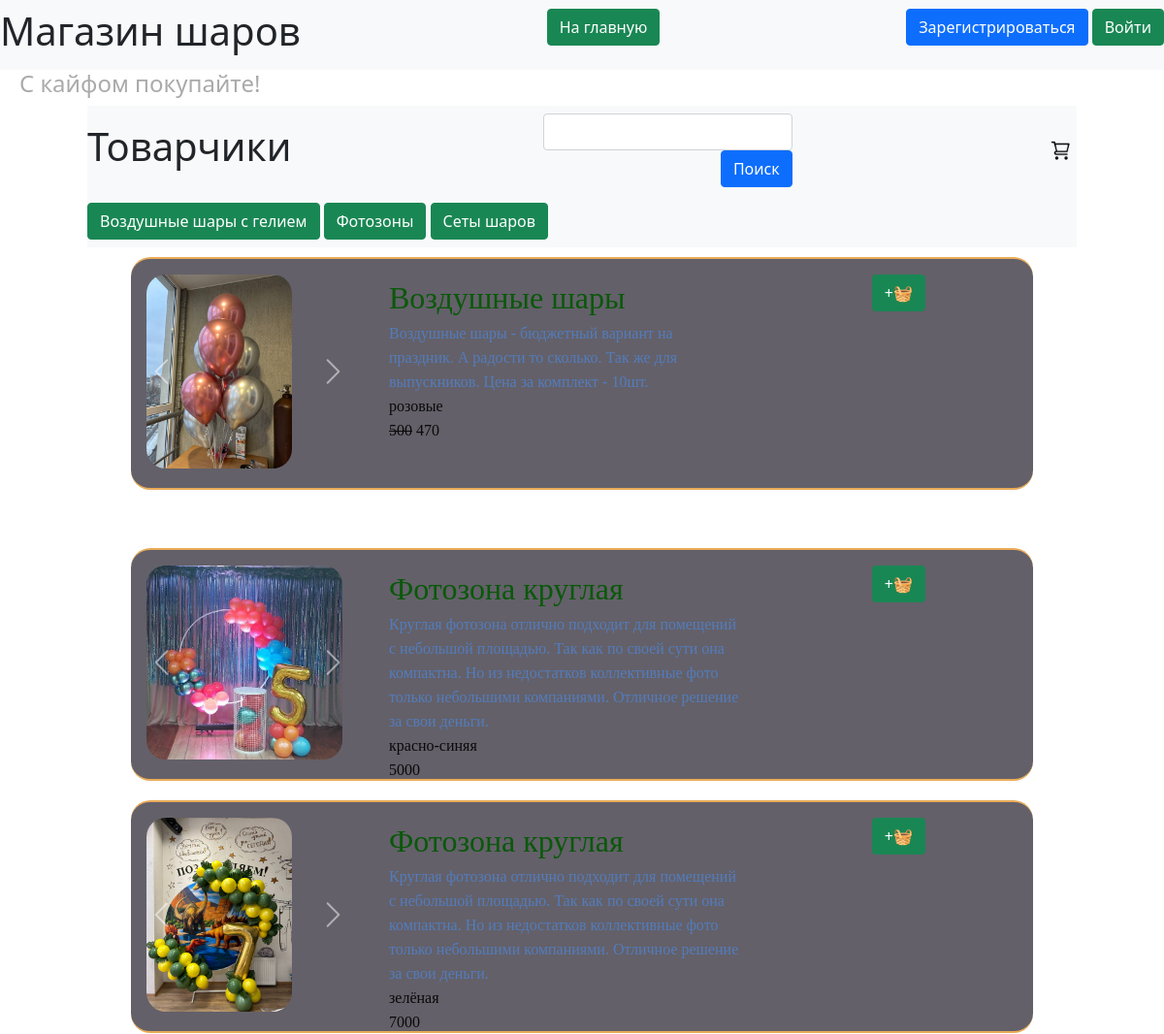
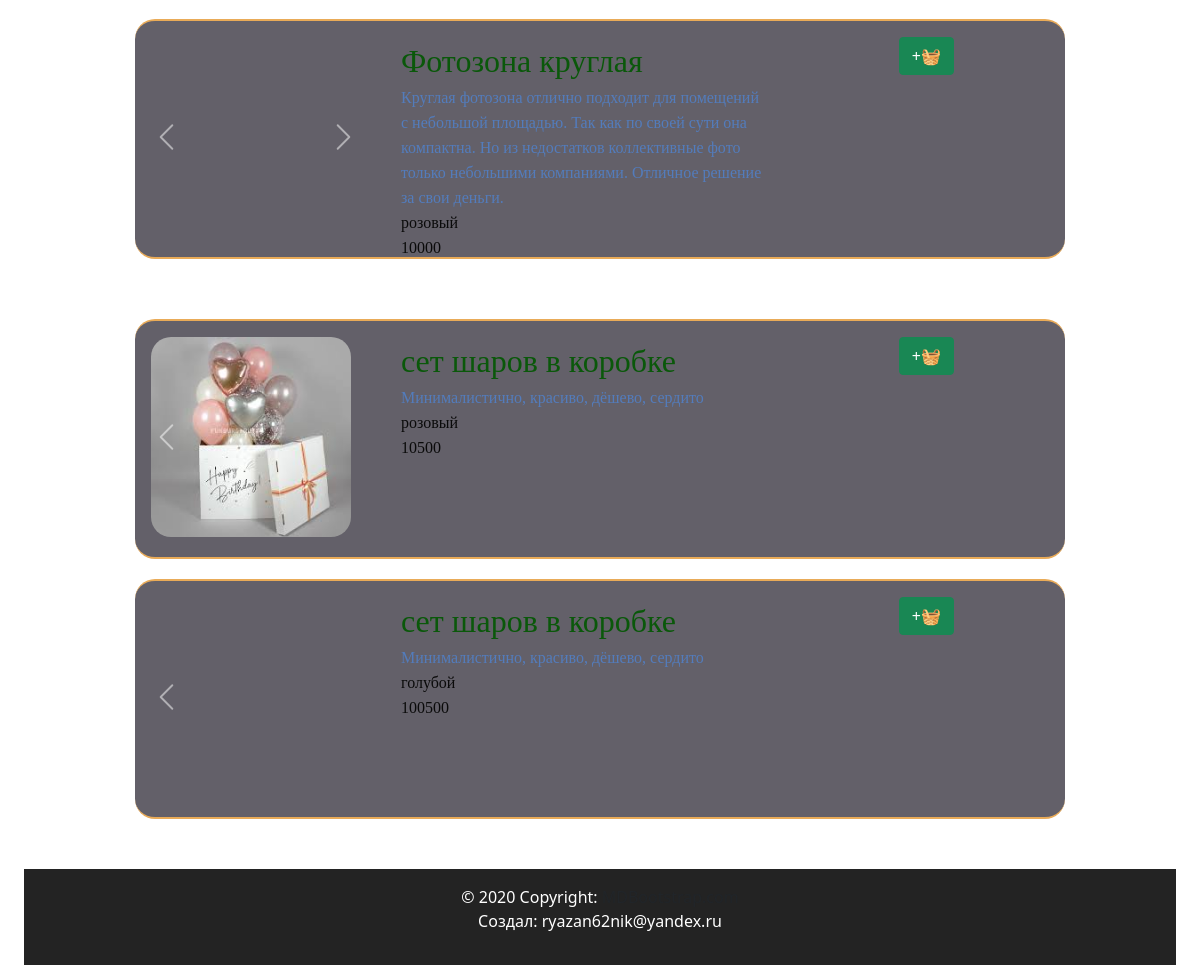
/index, run on the app's committed database (2 pictures, top to bottom).
### data/types.py (models this page shows, shortened)
class Types(SqlAlchemyBase):
    __tablename__ = 'types'
    id = sqlalchemy.Column(sqlalchemy.Integer,
                           primary_key=True, autoincrement=True)
    title = sqlalchemy.Column(sqlalchemy.String, nullable=True)
    products = orm.relationship("ProductGroup", back_populates='type_relation')

### data/products.py (models this page shows, shortened)
class Products(SqlAlchemyBase, SerializerMixin):
    __tablename__ = 'products'
    id = sqlalchemy.Column(sqlalchemy.Integer,
                           primary_key=True, autoincrement=True)
    color = sqlalchemy.Column(sqlalchemy.String, nullable=True)
    sale = sqlalchemy.Column(sqlalchemy.Integer, nullable=True)
    cost = sqlalchemy.Column(sqlalchemy.Integer)
    remains = sqlalchemy.Column(sqlalchemy.Integer, nullable=True)
    img = sqlalchemy.Column(sqlalchemy.String, default='0_0_0_none.jpg')
    product_group_id = sqlalchemy.Column(sqlalchemy.Integer, sqlalchemy.ForeignKey("product_group.id"))
    product_group = orm.relationship('ProductGroup')
    def get_img(self):
        return self.img.split(', ')
    def get_price(self):
        if self.sale == 0:
            return str(self.cost)
        return f'<del>{self.cost}</del> {self.cost - self.sale}'

### data/products_group.py (models this page shows, shortened)
class ProductGroup(SqlAlchemyBase, SerializerMixin):
    __tablename__ = 'product_group'
    id = sqlalchemy.Column(sqlalchemy.Integer,
                           primary_key=True, autoincrement=True)
    title = sqlalchemy.Column(sqlalchemy.String, nullable=True)
    description = sqlalchemy.Column(sqlalchemy.String, nullable=True)
    type = sqlalchemy.Column(sqlalchemy.Integer, sqlalchemy.ForeignKey("types.id"))
    type_relation = orm.relationship('Types')
    products = orm.relationship("Products", back_populates='product_group')
    comments = orm.relationship("Comments", back_populates='product_group')

### server.py (the view)
@app.route("/", methods=['GET'])
@app.route("/index", methods=['GET'])
def index_get():
    db_sess = db_session.create_session()
    types = db_sess.query(Types).all()
    return render_template('pages/index.html', types=types, view='nocube')

### data/db_session.py (called while the page is built)
def create_session() -> Session:
    global __factory
    return __factory()

### templates/pages/index.html (shortened to what this page needs)
{% extends "base.html" %}
{% block content %}
<nav class="navbar navbar-light bg-light title-width">
    <div align="left">
        <h1>Товарчики</h1>
    </div>
    <div align="right">
        <form method="POST">
            <input type="text" id="text" name="text" class="form-control" align="left"/>
            <input type="submit" value="Поиск" class="btn btn-primary" align="right"/>
        </form>
    </div>
    <div align="right">
        <a href="/basket">
            <div class="basket-button"></div>
        </a>
    </div>
</nav>
<nav class="navbar navbar-light bg-light title-width">
    <div align="right">
        {% for type in types %}
        <a href="#{{type.title}}" class="btn btn-success">{{type.title}}</a>
        {% endfor %}
    </div>
</nav>
{% for type in types %}
<div class="menu">
    {% for group_product in type.products %}
    {% for product in group_product.products %}
    {% include 'includes/product.html' %}
    {% endfor %}
    {% endfor %}
</div>
{% endfor %}
{% endblock %}

### templates/includes/product.html (shortened to what this page needs)
{%if view == 'cube'%}
<link rel="stylesheet" href="{{ url_for('static', filename='css/product_cube_style.css') }}">
{%else%}
<link rel="stylesheet" href="{{ url_for('static', filename='css/product_style.css') }}">
{%endif%}
<div class="product menu-item">
    <div class="product-img-place">
        {% if product.get_img()[0]%}
        <div id="carousel{{product.id}}" class="carousel slide" data-bs-ride="false">
            <div class="carousel-inner">
                <div class="carousel-item active">
                    <img class="d-block product-img" src="/static/img/products/{{product.get_img()[0]}}"
                         alt="{{product.get_img()[0]}}">
                </div>
            </div>
            <a class="carousel-control-prev" href="#carousel{{product.id}}" role="button" data-slide="prev">
                <span class="carousel-control-prev-icon" aria-hidden="true"></span>
            </a>
            <a class="carousel-control-next" href="#carousel{{product.id}}" role="button" data-slide="next">
                <span class="carousel-control-next-icon" aria-hidden="true"></span>
            </a>
        </div>
        {%else%}
        <img class="product-img" src="/static/img/products/none.jpg"
             alt="/static/img/products/{{product.get_img()[0]}}"/>
        {%endif%}
    </div>
    <div class="product-description">
        <div align="left">
            <a href="/show_product/{{product.product_group_id}}/{{product.id}}"
               class="product-no-title text-decoration:none">
                <div>
                    <span class="product-description-title">{{product.product_group.title}}</span><br>
                    <span class="product-description-description">{{product.product_group.description}}</span><br>
                    <span class="product-description-color">{{product.color}}</span><br>
                    <span class="product-description-color">{% autoescape false %}{{product.get_price()}}{% endautoescape %}</span>
                </div>
            </a>
        </div>
    </div>
    <div class="product-button-plus">
        <button class="btn btn-success"
                onclick="addToBasket('{{ product.id }}'{% if current_user.is_authenticated %}, '{{current_user.id}}' {%endif%});">
            +🧺
        </button>
    </div>
</div>

### static/css/header.css (style rules this page uses)
:root { --main-color: #0179FA; --second-color: white; }

### static/css/footer.css (style rules this page uses)
:root { --main-color: #111111; --second-color: white; }

### static/css/style.css (style rules this page uses)
:root { --main-color: #0179FA; --second-color: #ffffff; --thirdly_color: #629ee3; }
body { background-color: var(--second-color); }

### static/css/mystyle.css (style rules this page uses)
html { --firstly-color: white; --secondary-color: rgba(91, 82, 212, 0.837); --thirdly-color: rgb(99, 96, 105); --fourly-color: rgb(144, 182, 242); --black: rgb(35, 35, 35); --dark-blue: #12191D; --white: #FFFFFF; --green: #33FF00; --caribbean: #00E197; --light-green: #8EEF8C; --turquoise: #12EEFF; --pink: #F053D5; --red: #FE785A; --gray-900: #0C1114; --gray-700: #242A2C; --gray-650: #495257; --gray-600: #424B4F; --gray-500: #495257; --gray-300: #8D979E; --gray-200: #ACB4B9; --gray-150: #AEB6BB; --gray-100: #EEF1F3; --gray-50: #F6F8F9; }
.basket-button { width: 3vh; height: 3vh; border: none; background-image: url('../img/system/cart_icon.png'); background-size: cover; margin: 5px 5px; }
.menu { display: flex; justify-content: space-around; align-items: flex-start; flex-wrap: wrap; padding: 5vh; padding-top: 0; }
.menu-item { width: 30vh; height: 30vh; margin: 10px 5px; text-align: center; background-color: var(--thirdly-color); position: relative; border-radius: 20px; flex-basis: content; }
.title-width { min-width: 85vw; }
body { margin: 0; padding: 0; text-align: center; }

### static/css/product_style.css (style rules this page uses)
a { color:#537CBC; text-decoration:none; }
.product { border-top: 2px solid rgb(233 171 88); border-bottom: 2px solid rgb(233 171 88); display: grid; grid-template-columns: repeat(15, 1fr); grid-template-rows: repeat(3, 1fr); gap: 10px; grid-auto-rows: 1fr; }
.product > div { padding: 1em; color: #d9480f; }
.product-img-place { grid-column: 1 / 4; grid-row: 1 / 4; width: 30vh; height: 30vh; }
.product-img { height: 25vh; border-radius: 20px; object-fit: cover; }
.product-description { grid-column: 4 / 11; grid-row: 1 / 4; }
.product-description-title { font-size: 2rem; font-family: cursive; color: rgb(10 88 10); text-align: left; }
.product-description-description { font-family: cursive; color: #537CBC; text-align: left; }
.product-description-color { font-family: cursive; color: rgb(10 10 10); text-align: left; }
.product-no-title { color: rgb(1 1 1); }
.product-button-plus { grid-column: 12 / 15; grid-row: 1 / 2; }

### data on the page
Types: title "Воздушные шары с гелием"
Types: title "Фотозоны"
Types: title "Сеты шаров"
Products: shows a picture, product_group "Воздушные шары", product_group.description "Воздушные шары - бюджетный вариант на праздник. А радости то сколько. Так же для выпускников. Цена за комплект - 10шт.", color "розовые", get_price "500 470"
Products: img (picture), product_group "Фотозона круглая", product_group.description "Круглая фотозона отлично подходит для помещений с небольшой площадью. Так как по своей сути она компактна. Но из недостатков коллективные фото только небольшими компаниями. Отличное решение за свои деньги.", color "красно-синяя", get_price "5000"
Products: img (picture), product_group "Фотозона круглая", product_group.description "Круглая фотозона отлично подходит для помещений с небольшой площадью. Так как по своей сути она компактна. Но из недостатков коллективные фото только небольшими компаниями. Отличное решение за свои деньги.", color "зелёная", get_price "7000"
Products: shows a picture, product_group "Фотозона круглая", product_group.description "Круглая фотозона отлично подходит для помещений с небольшой площадью. Так как по своей сути она компактна. Но из недостатков коллективные фото только небольшими компаниями. Отличное решение за свои деньги.", color "розовый", get_price "10000"
Products: shows a picture, product_group "сет шаров в коробке", product_group.description "Минималистично, красиво, дёшево, сердито", color "розовый", get_price "10500"
Products: shows a picture, product_group "сет шаров в коробке", product_group.description "Минималистично, красиво, дёшево, сердито", color "голубой", get_price "100500"
